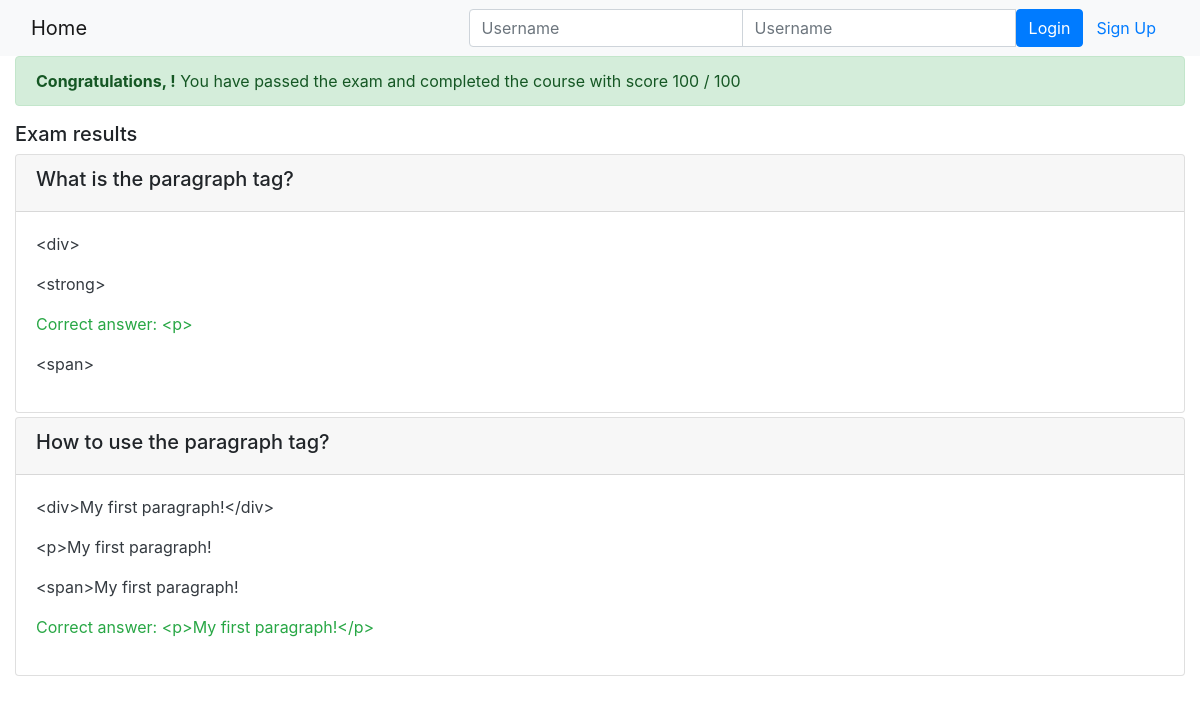
Before: /onlinecourse/course/1/submission/1/result/ with the older database file.
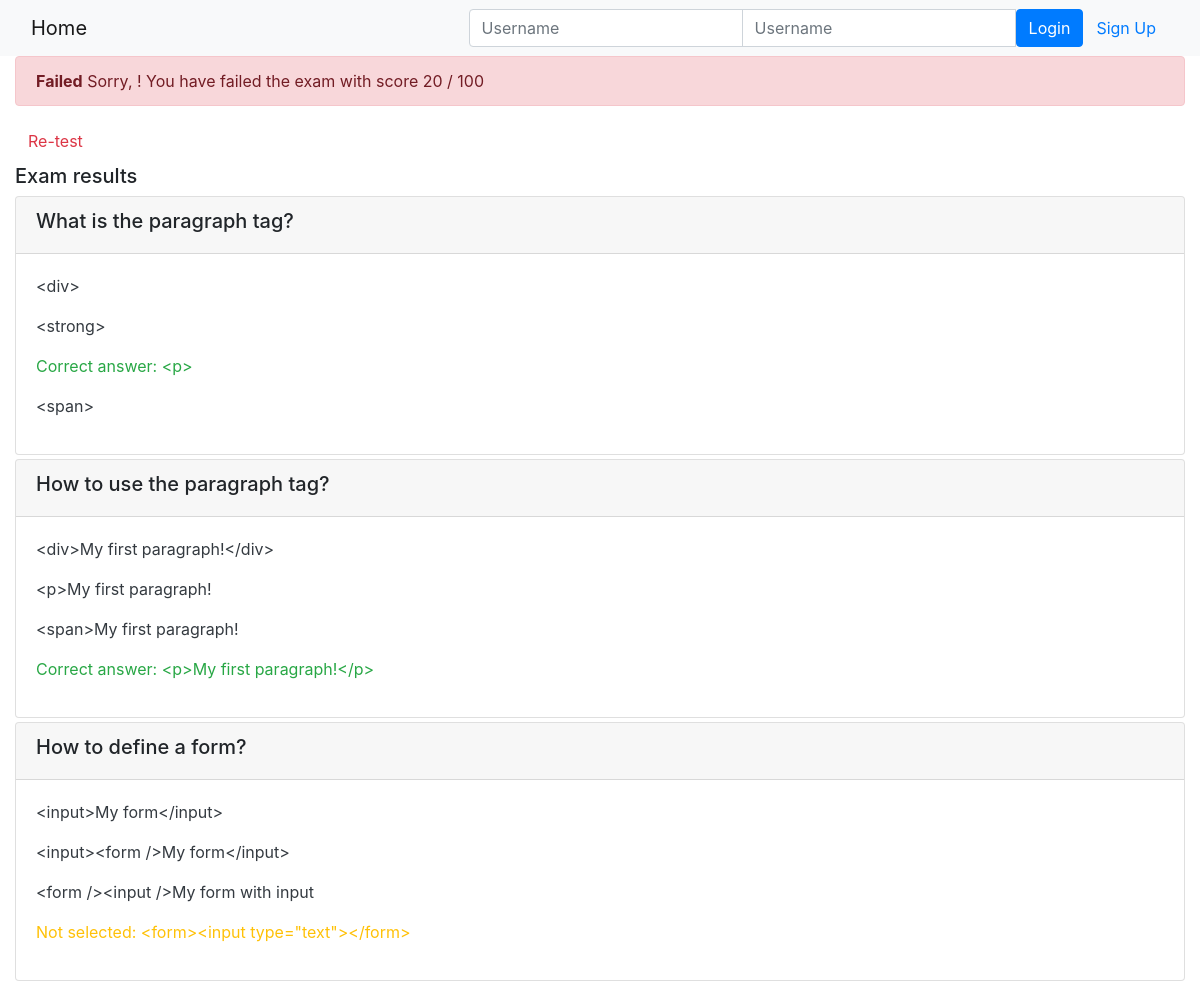
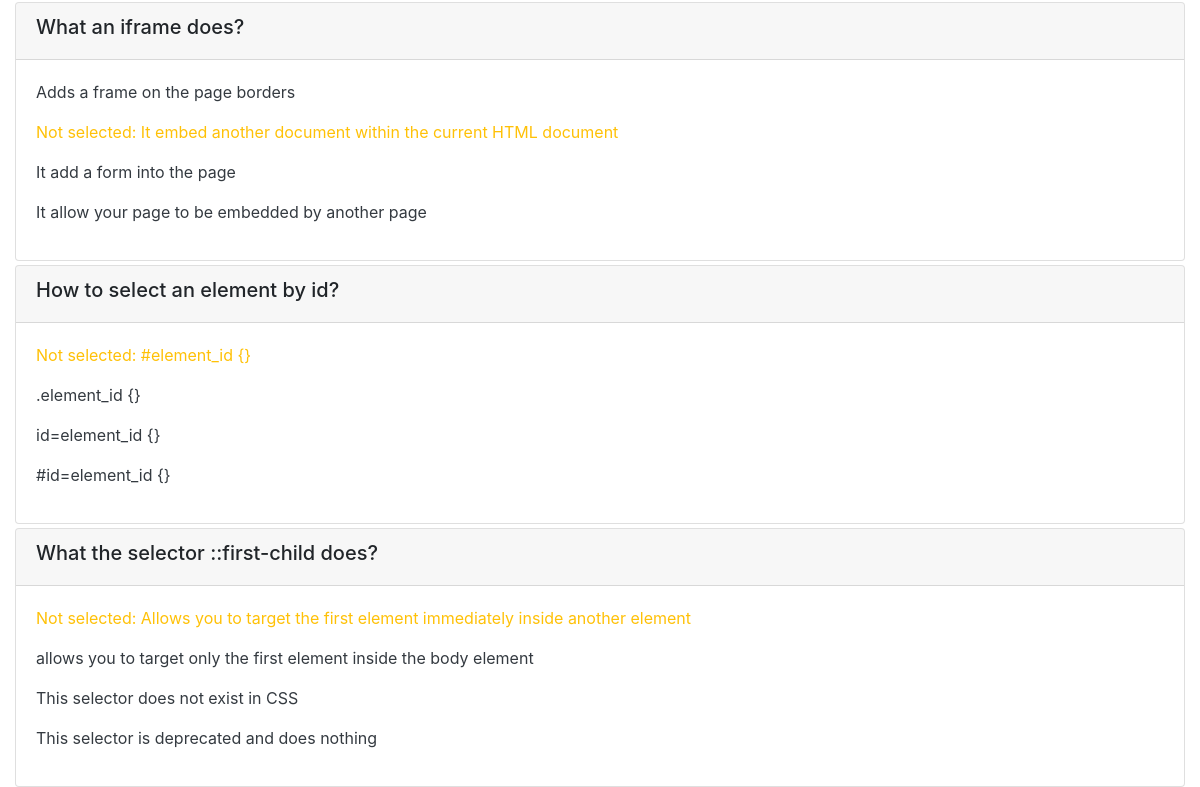
After: the same page with the newer database file (2 pictures, top to bottom).
### onlinecourse/models.py (models this page shows)
class Question(models.Model):
    lesson = models.ForeignKey(Lesson, on_delete=models.CASCADE)
    question_text = models.CharField(max_length=200)
    grade = models.FloatField()
    course = models.ManyToManyField(Course)
    def is_get_score(self, selected_ids):
        all_answers = self.choice_set.filter(is_correct=True).count()
        selected_correct = self.choice_set.filter(is_correct=True, id__in=selected_ids).count()
        if all_answers == selected_correct:
            return True
        else:
            return False

class Choice(models.Model):
    question = models.ForeignKey(Question, on_delete=models.CASCADE)
    choice_text = models.CharField(max_length=200)
    is_correct = models.BooleanField()

### onlinecourse/views.py (the view)
# urls.py: path('course/<int:course_id>/submission/<int:submission_id>/result/', views.show_exam_result, name='show_exam_result'),
def show_exam_result(request, course_id, submission_id):
    return_dict = {}
    course = get_object_or_404(Course, pk=course_id)
    submission = get_object_or_404(Submission, pk=submission_id)
    selected_ids = submission.choices.all()
    total_score = 0
    score = 0
    for question in course.question_set.all():
        total_score += question.grade
        if question.is_get_score(selected_ids):
            score += question.grade
    return_dict["course"] = course
    return_dict["selected_ids"] = selected_ids
    return_dict["grade"] = int(score / total_score * 100)
    return render(request, 'onlinecourse/exam_result_bootstrap.html', return_dict)

### onlinecourse/templates/onlinecourse/exam_result_bootstrap.html (shortened to what this page needs)
<!DOCTYPE html>
<html lang="en">
<head>
    {% load static %}
    <link rel="stylesheet" href="https://maxcdn.bootstrapcdn.com/bootstrap/4.5.2/css/bootstrap.min.css">
</head>
<body>
 <nav class="navbar navbar-light bg-light">
    <div class="container-fluid">
        <div class="navbar-header">
              <a class="navbar-brand" href="{% url 'onlinecourse:index' %}">Home</a>
        </div>
        <ul class="nav navbar-nav navbar-right">
            {% if user.is_authenticated %}
            <li>
                <a class="btn btn-link" href="#">{{ user.first_name }}({{ user.username }})</a>
                <a class="btn btn-link" href="{% url 'onlinecourse:logout' %}">Logout</a>
            </li>
            {% else %}
            <li>
                <form class="form-inline" action="{% url 'onlinecourse:login' %}" method="post">
                    <div class="input-group">
                        <input type="text" class="form-control" placeholder="Username" name="username" >
                        <input type="password" class="form-control" placeholder="Username" name="psw" >
                        <button class="btn btn-primary" type="submit">Login</button>
                        <a class="btn btn-link" href="{% url 'onlinecourse:registration' %}">Sign Up</a>
                    </div>
                </form>
            </li>
            {% endif %}
        </ul>
    </div>
</nav>
<div class="container-fluid">
    {% if grade > 80 %}
    <div class="alert alert-success">
       <b>Congratulations, {{user.first_name}}!</b> You have passed the exam and completed the course with score {{grade}} / 100
    </div>
        {% else %}
        <div class="alert alert-danger">
           <b>Failed</b> Sorry, {{user.first_name}}! You have failed the exam with score {{grade}} / 100
        </div>
        <a class="btn btn-link text-danger" href="{% url 'onlinecourse:course_details' course.id %}">Re-test</a>
        {% endif %}
        <div class="card-columns-vertical mt-1">
            <h5 class="">Exam results</h5>
            {% for question in course.question_set.all %}
            <div class="card mt-1">
                <div class="card-header"><h5>{{ question.question_text}}</h5></div>
                <div class="card-body">
                    {% for choice in question.choice_set.all %}
                        {% if choice in selected_ids and choice.is_correct %}
                            <p class="text-success">Correct answer: {{ choice.choice_text }}</p>
                        {% elif choice in selected_ids and not choice.is_correct %}
                            <p class="text-danger">Wrong answer: {{ choice.choice_text }}</p>
                        {% elif not choice in selected_ids and choice.is_correct %}
                            <p class="text-warning">Not selected: {{ choice.choice_text }}</p>
                        {% else %}
                            <p class="text-dark">{{ choice.choice_text }}</p>
                        {% endif %}
                    {% endfor %}
                </div>
            </div>
            {% endfor %}
        </div>
    </div>
</body>
</html>

Changed rows visible on the page:
added Question: question_text "How to define a form?"
added Choice: choice_text "<input>My form</input>", shown under "How to define a form?"
added Choice: choice_text "<input><form />My form</input>", shown under "How to define a form?"
added Choice: choice_text "<form /><input />My form with input", shown under "How to define a form?"
added Choice: choice_text "<form><input type=\"text\"></form>", shown under "How to define a form?"
added Question: question_text "What an iframe does?"
added Choice: choice_text "Adds a frame on the page borders", shown under "What an iframe does?"
added Choice: choice_text "It embed another document within the current HTML document", shown under "What an iframe does?"
added Choice: choice_text "It add a form into the page", shown under "What an iframe does?"
added Choice: choice_text "It allow your page to be embedded by another page", shown under "What an iframe does?"
added Question: question_text "How to select an element by id?"
added Choice: choice_text "#element_id {}", shown under "How to select an element by id?"
added Choice: choice_text ".element_id {}", shown under "How to select an element by id?"
added Choice: choice_text "id=element_id {}", shown under "How to select an element by id?"
added Choice: choice_text "#id=element_id {}", shown under "How to select an element by id?"
added Question: question_text "What the selector ::first-child does?"
added Choice: choice_text "Allows you to target the first element immediately inside another element", shown under "What the selector ::first-child does?"
added Choice: choice_text "allows you to target only the first element inside the body element", shown under "What the selector ::first-child does?"
added Choice: choice_text "This selector does not exist in CSS", shown under "What the selector ::first-child does?"
added Choice: choice_text "This selector is deprecated and does nothing", shown under "What the selector ::first-child does?"
Other visible differences:
{{ grade }}: (not shown) → "20"
{{ grade }}: "100" → (not shown)
text no longer shown: "Congratulations, ! You have passed the exam and completed the course with score"
text now shown: "Failed Sorry, ! You have failed the exam with score Re-test"
